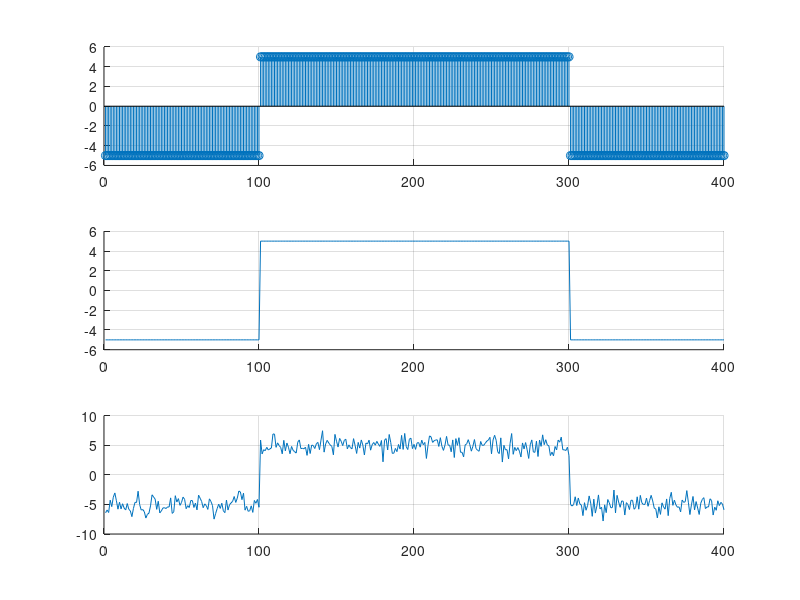

This figure's MATLAB source:
clear all; close all; clc;
pkg load signal;

N = 100;
A = 5;
var = 1;

info = [0 1 1 0];
info_NRZ = info * 2*A - A;
info_NRZ_up = upsample(info_NRZ,N);
filtroNRZ = ones(1,N);
sinalNRZ =filter(filtroNRZ, 1, info_NRZ_up);

ruido = sqrt(var)*randn(1,length(sinalNRZ));
r_t = sinalNRZ + ruido;

Z_t  = r_t(N/2:N:end);

info_hat = Z_t > 0;
num_erro = sum(xor(info,info_hat));

subplot(3,1,1); grid on; hold on;
stem(sinalNRZ);

subplot(3,1,2); grid on; hold on;
plot(sinalNRZ);

subplot(3,1,3); grid on; hold on;
plot(r_t);